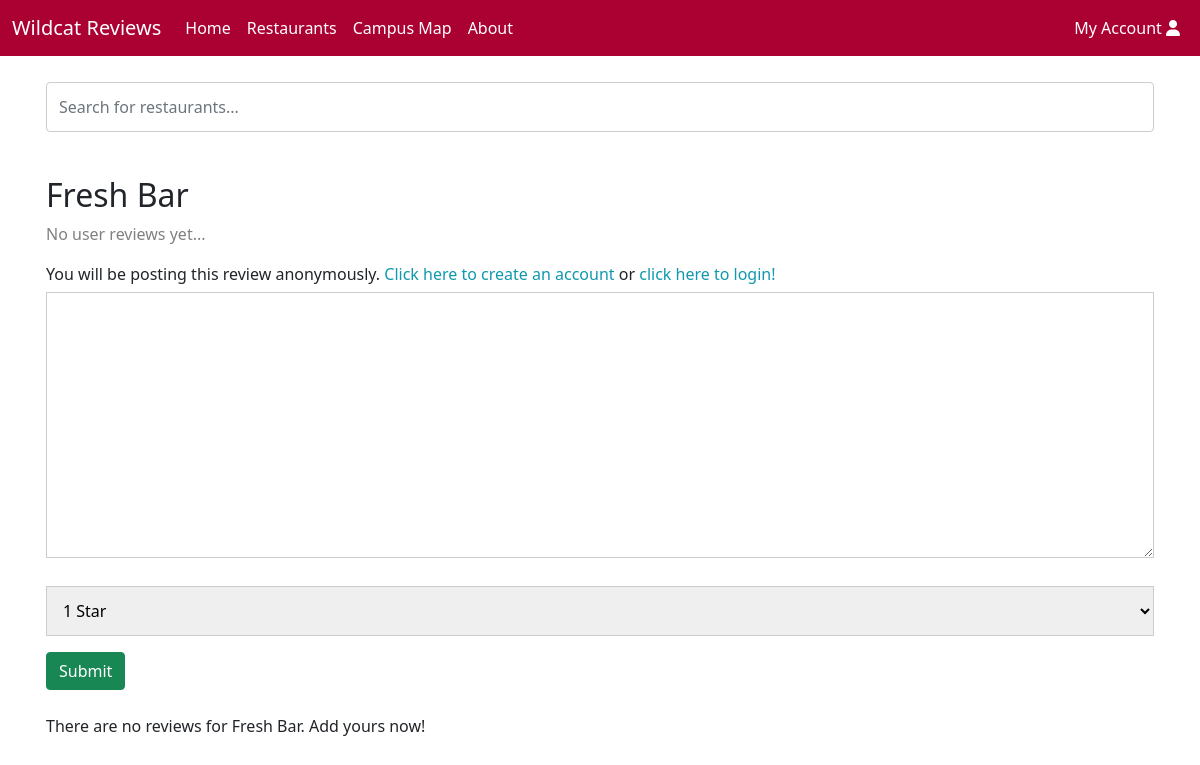
Page /restaurants/2 on the earlier database version.
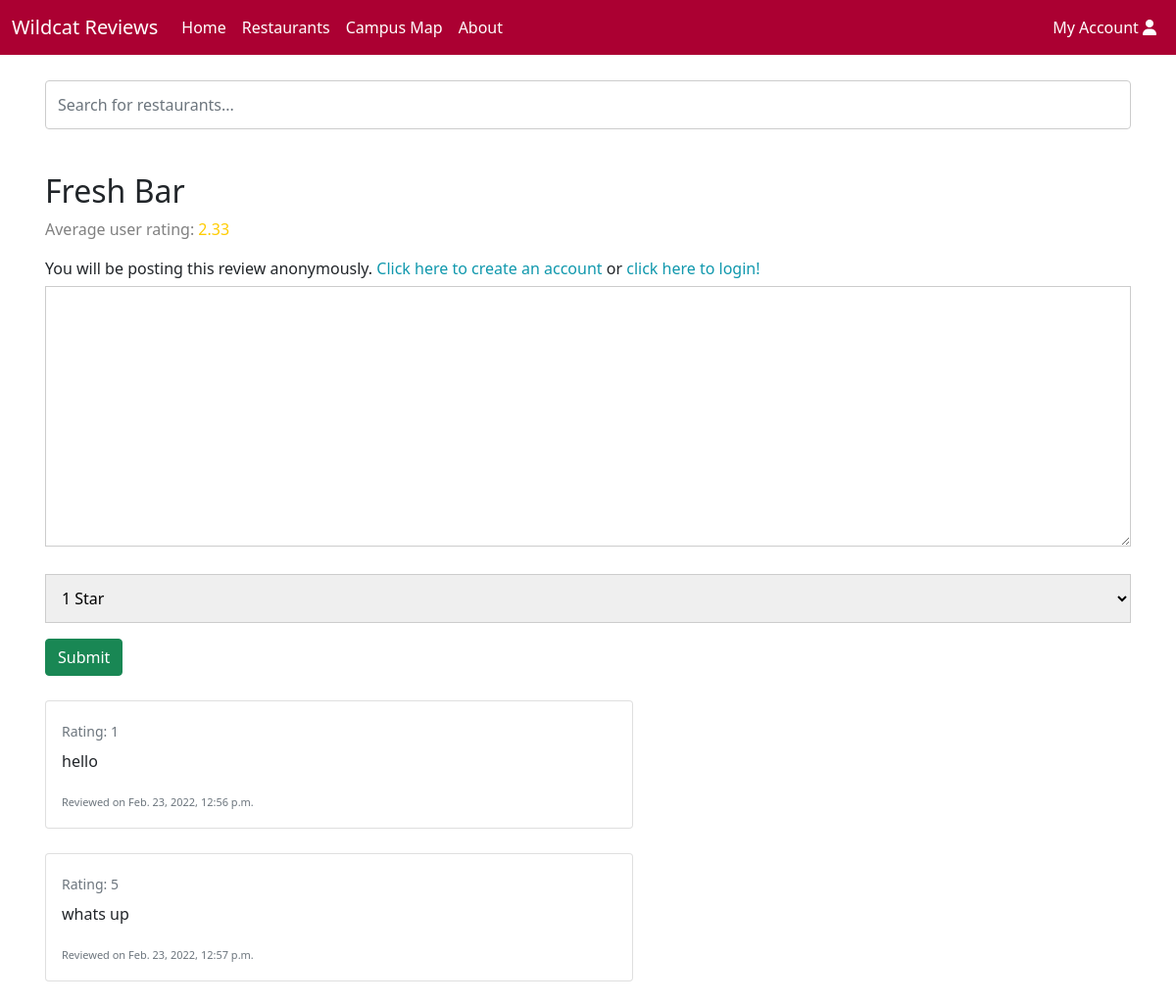
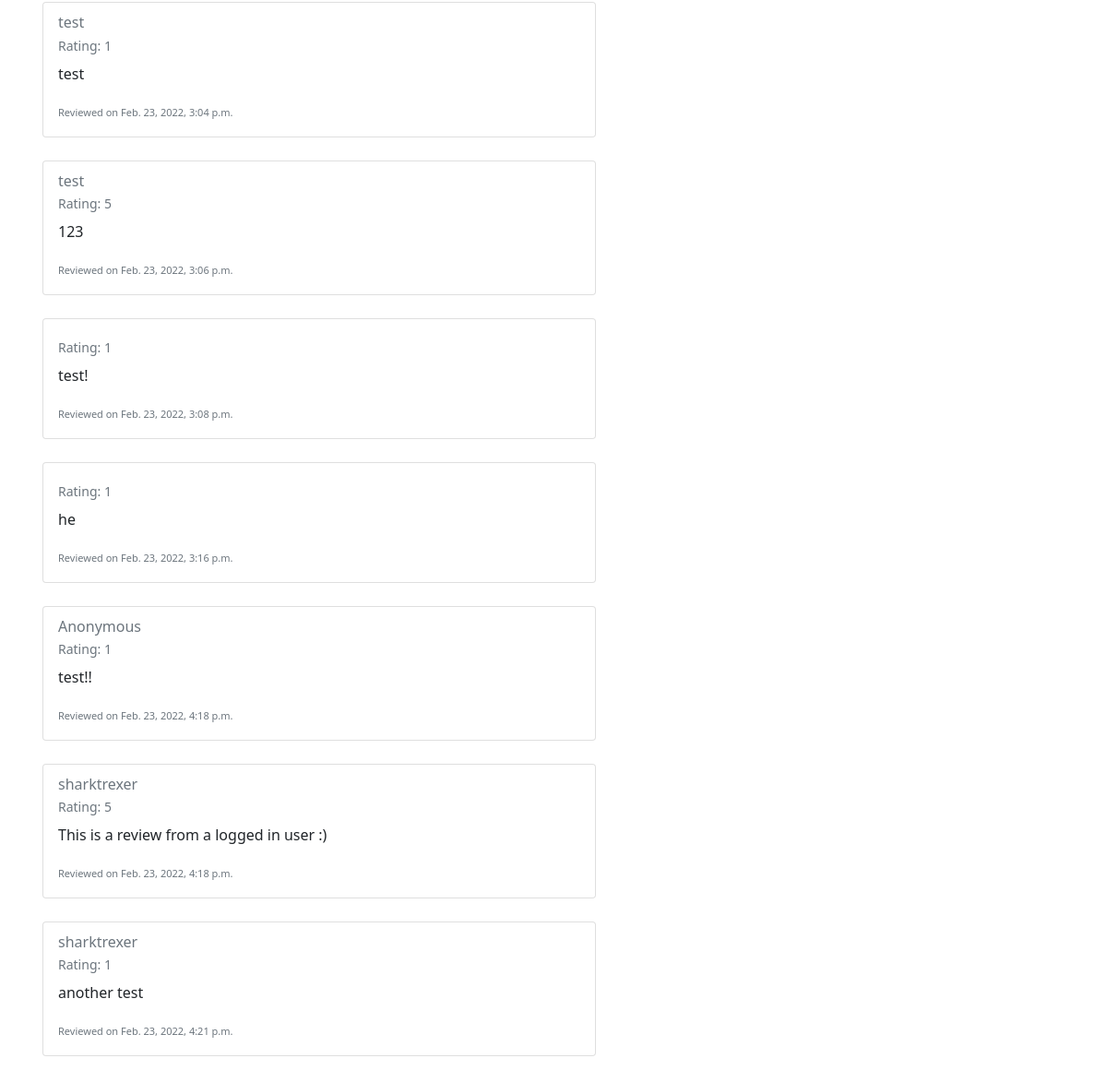
Same page on the later database version (2 pictures, top to bottom).
### reviews/models.py (models this page shows, shortened)
class Restaurant(models.Model):
    name = models.CharField(max_length=200)
    description = models.CharField(max_length=200, default="description")
    location = models.CharField(max_length=200, default="location")
    style = models.CharField(max_length=30, default="Restaurant")
    tag = models.ManyToManyField(Tag, help_text='tags')
    def get_reviews(self):
        reviews = Review.objects.filter(resturaunt=self.id)
        if len(reviews) > 0: # if the restaurant has at least 1 review
            total = 0
            for review in reviews:
                total += review.rating
            return round(total/len(reviews),2)
        else:
            return 0

class Review(models.Model):
    resturaunt = models.ForeignKey(Restaurant, on_delete=models.CASCADE, null=True)
    date = models.DateTimeField( auto_now_add=True)
    username = models.CharField(max_length=200, default='user')
    text = models.CharField(max_length=3000)
    rating = models.PositiveSmallIntegerField(choices=RATINGS)

### reviews/views.py (the view)
# urls.py: path('restaurants/<int:restaurant_id>', views.RestaurantDetails, name='restaurant-detail'),
def RestaurantDetails(request, restaurant_id):
    restaurantObj = get_object_or_404(Restaurant, pk=restaurant_id)
    reviews = Review.objects.filter(resturaunt=restaurantObj)
    if request.method == 'POST':
        form = ReviewForm(request.POST)
        if form.is_valid():
            review = form.save(commit=False)
            if request.user.is_authenticated:
                review.username = request.user.username
            else:
                review.username = 'Anonymous'
            review.text = form.cleaned_data['text']
            review.rating = form.cleaned_data['rating']
            review.resturaunt = restaurantObj
            review.save()
            return HttpResponseRedirect(request.META.get('HTTP_REFERER'))
    else:
        form = ReviewForm()
    context = {
        'form': form,
        'restaurant': restaurantObj,
        'reviews': reviews,
    }
    return render(request, 'reviews/restaurant_details.html', context=context)

### reviews/forms.py
class ReviewForm(forms.ModelForm):
    username = forms.CharField(max_length=30, required=False)
    text = forms.CharField(max_length=1500, required=True, widget=forms.Textarea(attrs={'class':'textbox'}))
    rating = forms.ChoiceField(choices=RATINGS, required=True)
    class Meta:
        model = Review
        fields = ('username','text', 'rating')

### reviews/templates/reviews/restaurant_details.html (shortened to what this page needs)
{% extends "base_search.html" %}
{% block content %}
		<h2>{{ restaurant.name }}</h2>
    {% if restaurant.get_reviews == 0 %}
      <p style="color: gray;"> No user reviews yet...</p>
    {% endif %}
    {% if restaurant.get_reviews > 2 and restaurant.get_reviews < 4 %}
      <p style="color: gray;"> Average user rating: <span style="color: #ffcc00">{{ restaurant.get_reviews }} </span></p>
    {% endif %}
    <form method="post">
      {% if user.is_authenticated %}
      <label>Logged in as: </label>
      <a href="{% url 'account' %}">{{ user.get_username }}</a>
      {% else %}
      <label>You will be posting this review anonymously. </label>
      <a href="{% url 'signup' %}">Click here to create an account</a>
      <label>or </label>
      <a href="{% url 'login'%}?next={{request.path}}">click here to login!</a>
      {% endif %}
      <td>{{ form.text }}</td>
      <br>
      <td>{{ form.rating }}</td>
      <button type="submit" class="btn btn-success">Submit</button>
    </form>
    {% if reviews %}
      {% for review in reviews %}
      <div style="padding-top: 25px;">
          <div class="card" style="width: 600px;">
            <div class="card-body">
              <h6 class="card-subtitle mb-2 text-muted"> {{ review.username }}</h6>
              <p class="card-subtitle mb-2 text-muted" style="font-size: 14px;">Rating: {{ review.rating }}</p>
              <p class="card-text">{{ review.text }}</p>
              <p class="card-text"><small class="text-muted" style="font-size: 11px;">Reviewed on {{ review.date }}</small></p>
            </div>
          </div>
        </div>
      {% endfor %}
    {% else %}
      <br>
      <p>There are no reviews for {{ restaurant.name }}. Add yours now!</p>
    {% endif %}
{% endblock %}

### reviews/templates/base_search.html (shortened to what this page needs)
<!DOCTYPE html>
<html lang="en">
  <head>
    <link
      href="https://cdn.jsdelivr.net/npm/bootstrap@5.0.2/dist/css/bootstrap.min.css"
      rel="stylesheet"
    />
    {% load static %}
    <link rel="stylesheet" href="{% static 'css/style.css' %}" />
  </head>
  <body
    style="background: url('https://i.imgur.com/t0ZoKLD.png');
    height: 100vh;
    background-position: center;
    background-repeat: no-repeat;
    background-size: cover;"
  >
    <nav
      class="navbar navbar-expand-lg navbar-dark"
      style="background-color: #ab0032"
    >
      <div class="container-fluid justify-content-center">
        <a class="navbar-brand" href="{% url 'home' %}">Wildcat Reviews</a>
        <div
          class="collapse navbar-collapse justify-content-center"
          id="navbarSupportedContent"
        >
          <ul class="navbar-nav me-auto mb-2 mb-lg-0">
            <li class="nav-item">
              <a
                class="nav-link active"
                aria-current="page"
                href="{% url 'home' %}"
                >Home</a
              >
            </li>
            <li class="nav-item">
              <a
                class="nav-link active"
                aria-current="page"
                href="{% url 'restaurants' %}"
                >Restaurants</a
              >
            </li>
            <li class="nav-item">
              <a
              class="nav-link active"
              aria-current="page"
              href="{% url 'campus' %}"
              >Campus Map</a>
            </li>
            <li class="nav-item">
              <a class="nav-link active" href="{% url 'about' %}">About</a>
            </li>
          </ul>
          <ul class="nav navbar-nav navbar-right">
            <li>
              <a class="nav-link active" href="{% url 'account' %}"
                >My Account <i class="fas fa-user"></i
              ></a>
            </li>
          </ul>
        </div>
      </div>
    </nav>
    <div class="container" style="padding-top: 20px;">
      <form action="{% url 'restaurant-search' %}" method="get">
        <input
        name="q" type="text"
        class="form-control"
        placeholder="Search for restaurants..."
        />
      </form>
    </div>
    <br />
    <div class="container">{% block content %}{% endblock %}</div>
    <footer style="padding: 50px">
    </footer>
  </body>
</html>

### reviews/static/css/style.css (style rules this page uses)
body, html { height: 100%; }
a:link { color: #1098ad; text-decoration: none; }
.card { box-shadow: 0 0px 0px 0 rgba(0, 0, 0, 0.2); transition: 0.3s; }
.container { padding: 2px 16px; }
* { box-sizing: border-box; }
input[type="text"], select, textarea { width: 100%; padding: 12px; border: 1px solid #ccc; margin-top: 6px; margin-bottom: 16px; resize: vertical; }

Differences in the rows shown:
shown differently, row unchanged: Restaurant "Fresh Bar": get_reviews (not shown) → "2.33"; name "Fresh Bar" → (not shown)
added Review: rating "1", text "hello", date "Feb. 23, 2022, 12:56 p.m."
added Review: rating "5", text "whats up", date "Feb. 23, 2022, 12:57 p.m."
added Review: username "test", rating "1", text "test", date "Feb. 23, 2022, 3:04 p.m."
added Review: username "test", rating "5", text "123", date "Feb. 23, 2022, 3:06 p.m."
added Review: rating "1", text "test!", date "Feb. 23, 2022, 3:08 p.m."
added Review: rating "1", text "he", date "Feb. 23, 2022, 3:16 p.m."
added Review: username "Anonymous", rating "1", text "test!!", date "Feb. 23, 2022, 4:18 p.m."
added Review: username "sharktrexer", rating "5", text "This is a review from a logged in user :)", date "Feb. 23, 2022, 4:18 p.m."
added Review: username "sharktrexer", rating "1", text "another test", date "Feb. 23, 2022, 4:21 p.m."
Other differences:
text no longer shown: "No user reviews yet... There are no reviews for . Add yours now!"
text now shown: "Average user rating:"
